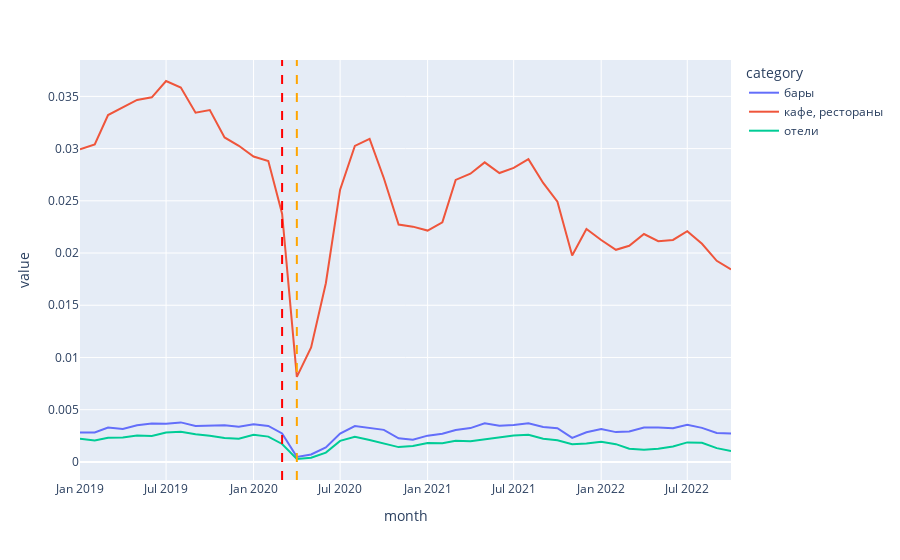

Here is the notebook cell this chart was saved with:
### Code cell
fig1 = px.line(data_frame=tr_pub_cafe_hotel)
fig1.add_vline(x=x_cov_start, line_dash='dash', line_color='red')
fig1.add_vline(x=x_cov_react, line_dash='dash', line_color='orange')
